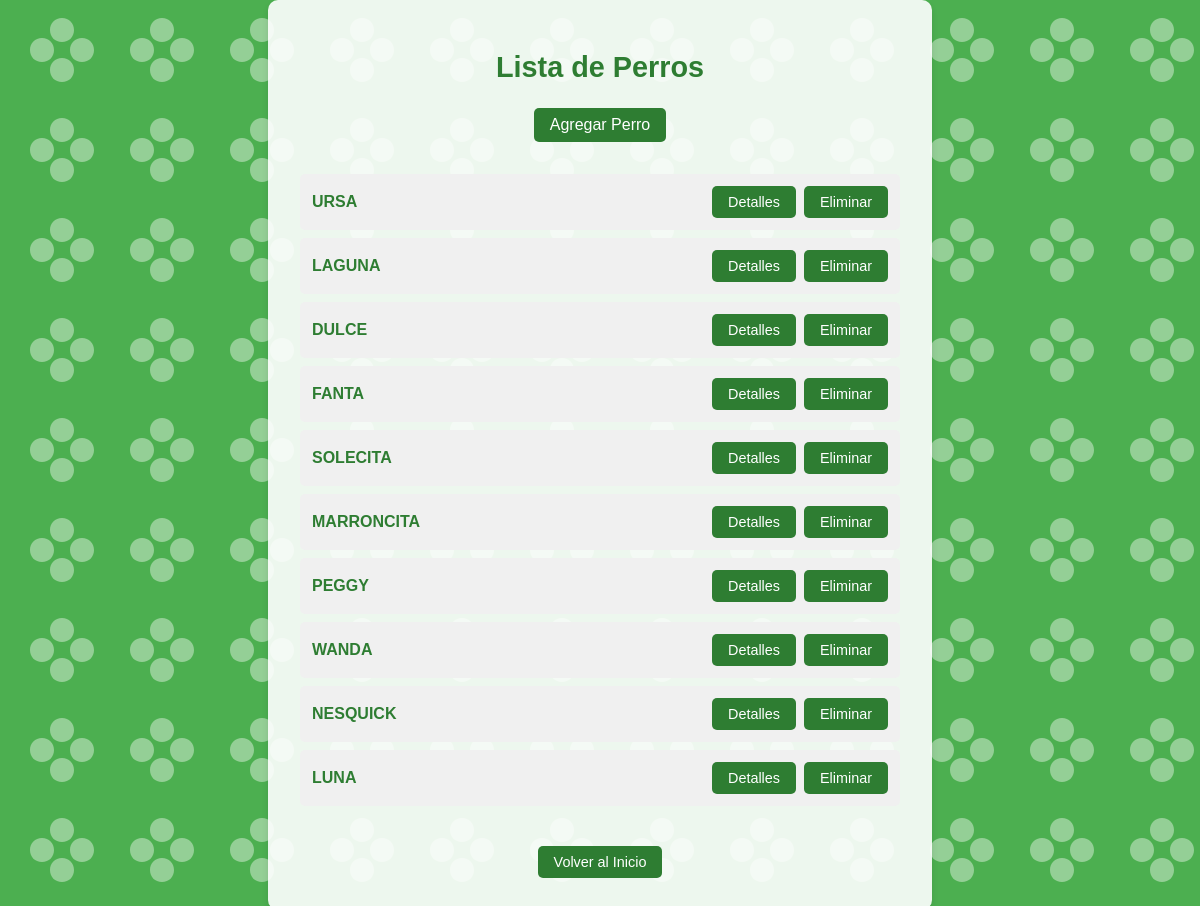
The app's page /lista_perros/, older data.
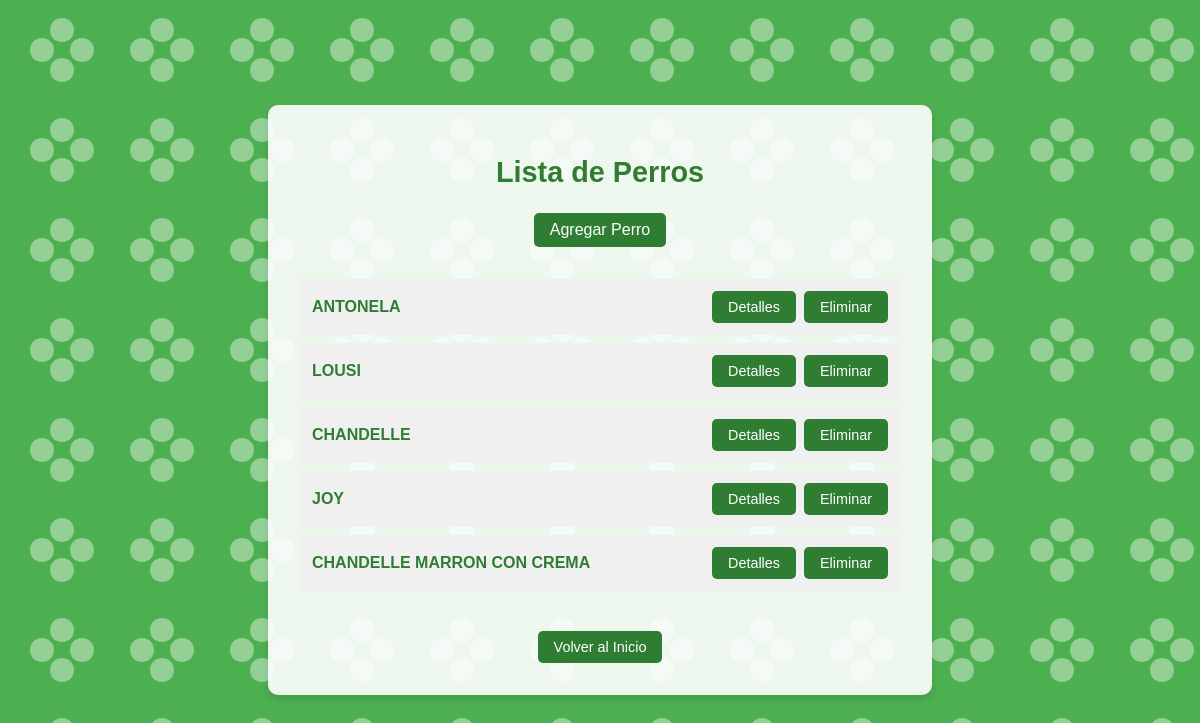
The same page, newer data.
### perros/models.py (models this page shows, shortened)
class Perro(models.Model):
    nombre = models.CharField(max_length=100)
    raza = models.CharField(max_length=100)
    madre = models.CharField(max_length=100)
    padre = models.CharField(max_length=100)

### perros/views.py (the view)
# urls.py: path("lista_perros/", views.lista_perros, name="lista_perros"),
def lista_perros(request):
    perros = Perro.objects.all()
    return render(request, "perros/lista_perros.html", {"perros": perros})

### perros/templates/perros/lista_perros.html (shortened to what this page needs)
<!DOCTYPE html>
<html lang="es">
<head>
</head>
<body>
    <div class="container">
        <h1>Lista de Perros</h1>
        <a href="{% url 'agregar_perro' %}" class="add-dog">Agregar Perro</a>
        <ul>
            {% for perro in perros %}
            <li>
                <span class="dog-name">{{ perro.nombre }}</span>
                <div class="action-buttons">
                    <a href="{% url 'detalle_perro' perro.id %}">Detalles</a>
                    <a href="{% url 'eliminar_perro' perro.id %}">Eliminar</a>
                </div>
            </li>
            {% endfor %}
        </ul>
        <a href="{% url 'inicio' %}" class="back-link">Volver al Inicio</a>
    </div>
</body>
</html>

### perros/templates/perros/lista_perros.html (style rules this page uses)
body { font-family: Arial, sans-serif; background-color: #4CAF50; margin: 0; padding: 0; display: flex; justify-content: center; align-items: center; min-height: 100vh; }
.container { background-color: rgba(255, 255, 255, 0.9); padding: 2rem; border-radius: 10px; box-shadow: 0 4px 6px rgba(0, 0, 0, 0.1); text-align: center; max-width: 600px; width: 100%; }
h1 { color: #2E7D32; margin-bottom: 1.5rem; font-size: 1.8rem; }
ul { list-style-type: none; padding: 0; margin-bottom: 1.5rem; }
li { background-color: #f0f0f0; border-radius: 5px; margin-bottom: 0.5rem; padding: 0.75rem; display: flex; justify-content: space-between; align-items: center; }
.dog-name { font-weight: bold; color: #2E7D32; }
.action-buttons { display: flex; gap: 0.5rem; }
a, button { display: inline-block; background-color: #2E7D32; color: white; padding: 0.5rem 1rem; text-decoration: none; border-radius: 5px; transition: all 0.3s ease; border: none; cursor: pointer; font-size: 0.9rem; }
.add-dog { margin-bottom: 1rem; font-size: 1rem; }
.back-link { margin-top: 1rem; }

Row changes from the older to the newer data that the page shows:
removed Perro: nombre "URSA"
removed Perro: nombre "LAGUNA"
removed Perro: nombre "DULCE"
removed Perro: nombre "FANTA"
removed Perro: nombre "SOLECITA"
removed Perro: nombre "MARRONCITA"
removed Perro: nombre "PEGGY"
removed Perro: nombre "WANDA"
removed Perro: nombre "NESQUICK"
removed Perro: nombre "LUNA"
added Perro: nombre "ANTONELA"
added Perro: nombre "LOUSI"
added Perro: nombre "CHANDELLE"
added Perro: nombre "JOY"
added Perro: nombre "CHANDELLE MARRON CON CREMA"
